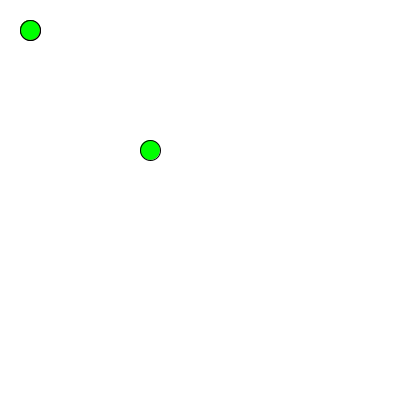
Frame 1 (no input)
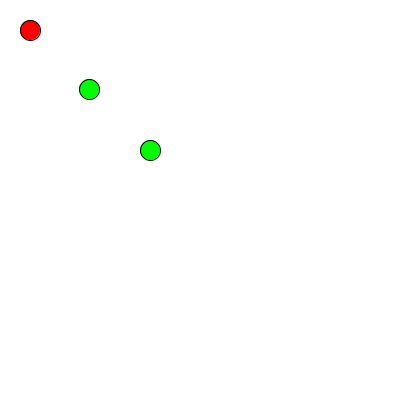
Frame 60 (the mouse pressed at the canvas centre just before this capture)
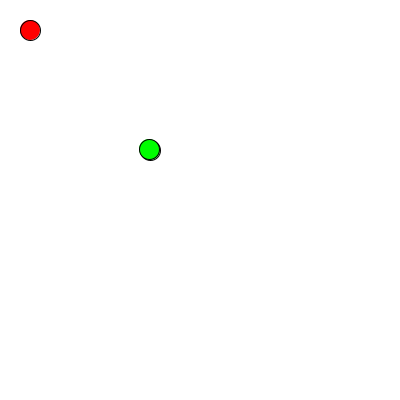
Frame 120 (the mouse held since frame 60 and released just before this capture)

The Processing sketch that drew these frames (run headless with seeded random() and noise(); from frame 60 on, the mouse is pressed at the canvas centre):

// Processing sketch: processing_163714
// ── processing_163714.pde

int xi=30;
int yi=30;
int xf=150;
int yf=150;
int x=30;
float b;
float m;
void setup(){
  size(400,400);
  
}

void draw (){
  background(255);
  fill (255,0,0);
  ellipse(xi,yi,20,20);
  fill(0,255,0);
  ellipse(xf,yf,20,20);
calcular ();
if(x<=xf) {
  ellipse(x,m*x+b,20,20);
   }
x=x+1;
}
void calcular (){
  m=(yf-yi)/(xf-xi);
b=yi-m*xi;
}
